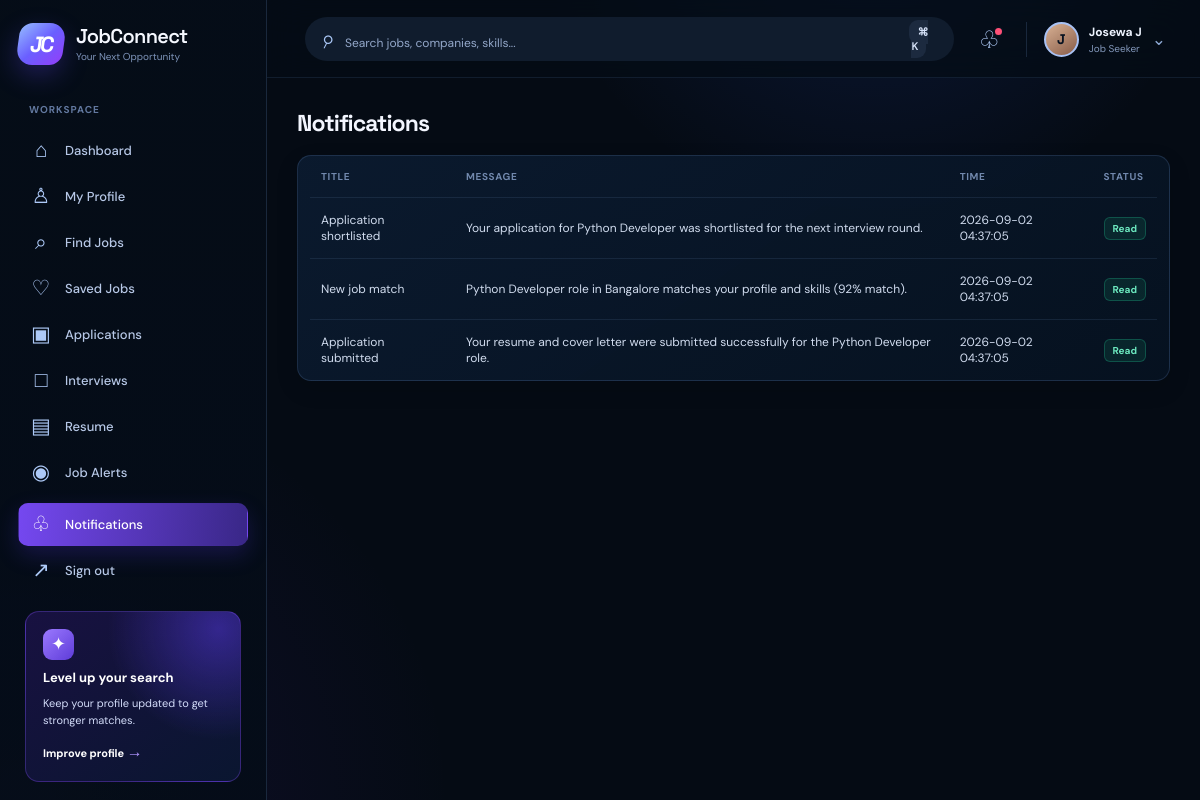
The app's page /notifications (signed in) with its own data.
### tables this page shows
CREATE TABLE users (
            id INTEGER PRIMARY KEY AUTOINCREMENT,
            username TEXT UNIQUE NOT NULL,
            full_name TEXT NOT NULL,
            email TEXT UNIQUE NOT NULL,
            phone TEXT,
            password_hash TEXT NOT NULL,
            role TEXT NOT NULL,
            location TEXT,
            profile_image TEXT,
            created_at TEXT NOT NULL DEFAULT CURRENT_TIMESTAMP
        );

CREATE TABLE notifications (
            id INTEGER PRIMARY KEY AUTOINCREMENT,
            user_id INTEGER NOT NULL,
            title TEXT NOT NULL,
            message TEXT NOT NULL,
            is_read INTEGER DEFAULT 0,
            created_at TEXT NOT NULL DEFAULT CURRENT_TIMESTAMP,
            FOREIGN KEY(user_id) REFERENCES users(id)
        );

### backend/app.py (the view)
@app.route("/notifications")
@login_required
def notifications_page():
    user = get_current_user()
    conn = get_db_connection()
    rows = conn.execute("SELECT * FROM notifications WHERE user_id = ? ORDER BY created_at DESC", (user["id"],)).fetchall()
    conn.execute("UPDATE notifications SET is_read = 1 WHERE user_id = ?", (user["id"],))
    conn.commit(); conn.close()
    return render_template("notifications.html", notifications=[dict(row) for row in rows], user=user)

### backend/app.py (called while the page is built, shortened)
def login_required(view):
    @wraps(view)
    def wrapped(*args, **kwargs):
        if not session.get("user_id"):
            flash("Please log in to continue.", "error")
            return redirect(url_for("login"))
        return view(*args, **kwargs)
    return wrapped

def get_current_user():
    user_id = session.get("user_id")
    if not user_id:
        return None
    conn = get_db_connection()
    user = conn.execute("SELECT * FROM users WHERE id = ?", (user_id,)).fetchone()
    conn.close()
    return dict(user) if user else None

def ensure_demo_data():
    conn = get_db_connection()
    user_count = conn.execute("SELECT COUNT(*) FROM users").fetchone()[0]
    if user_count > 0:
        conn.close()
        return

@app.before_request
def setup_demo_data():
    init_db()
    ensure_demo_data()

@app.context_processor
def inject_user():
    return {"current_user": get_current_user()}

### backend/database.py (called while the page is built)
def get_db_connection():
    conn = sqlite3.connect(DB_PATH)
    conn.row_factory = sqlite3.Row
    return conn

### frontend/templates/notifications.html (shortened to what this page needs)
{% extends 'base.html' %}
{% block content %}
<div class="container" style="max-width: 900px;">
  <div class="section-heading">
    <h2>Notifications</h2>
  </div>
  <div class="table-wrap">
    <table>
      <thead>
        <tr>
          <th>Title</th>
          <th>Message</th>
          <th>Time</th>
          <th>Status</th>
        </tr>
      </thead>
      <tbody>
        {% for note in notifications %}
        <tr>
          <td>{{ note.title }}</td>
          <td>{{ note.message }}</td>
          <td>{{ note.created_at[:19] }}</td>
          <td>{% if note.is_read %}<span class="badge success">Read</span>{% else %}<span class="badge warning">Unread</span>{% endif %}</td>
        </tr>
        {% else %}
        <tr><td colspan="4">No notifications available.</td></tr>
        {% endfor %}
      </tbody>
    </table>
  </div>
</div>
{% endblock %}

### frontend/templates/base.html (shortened to what this page needs)
<!DOCTYPE html>
<html lang="en">
  <head>
    <link rel="stylesheet" href="{{ url_for('static', filename='css/style.css', v='8') }}" />
  </head>
  <body>
    {% set active = request.endpoint or '' %}
    <div class="page-shell {% if current_user %}signed-in{% else %}guest-shell{% endif %}">
      {% if current_user %}
      <aside class="sidebar" id="sidebar">
        <a class="brand-wrap" href="{{ url_for('dashboard') }}" aria-label="JobConnect dashboard">
          <span class="brand-mark">JC</span>
          <span><span class="brand-name">JobConnect</span><span class="brand-tag">Your Next Opportunity</span></span>
        </a>
        <nav class="sidebar-nav" aria-label="Main navigation">
          <p class="nav-label">Workspace</p>
          <a class="nav-link {% if active == 'dashboard' %}active{% endif %}" href="{{ url_for('dashboard') }}"><span class="nav-icon">⌂</span>Dashboard</a>
          {% if current_user.role == 'job_seeker' %}
          <a class="nav-link {% if active == 'profile' %}active{% endif %}" href="{{ url_for('profile') }}"><span class="nav-icon">♙</span>My Profile</a>
          <a class="nav-link {% if active == 'jobs' or active == 'search_results' or active == 'job_detail' %}active{% endif %}" href="{{ url_for('jobs') }}"><span class="nav-icon">⌕</span>Find Jobs</a>
          <a class="nav-link {% if active == 'saved_jobs' %}active{% endif %}" href="{{ url_for('saved_jobs') }}"><span class="nav-icon">♡</span>Saved Jobs</a>
          <a class="nav-link {% if active == 'applications_page' or active == 'application_detail' %}active{% endif %}" href="{{ url_for('applications_page') }}"><span class="nav-icon">▣</span>Applications</a>
          <a class="nav-link {% if active == 'interviews_page' or active == 'interview_detail' %}active{% endif %}" href="{{ url_for('interviews_page') }}"><span class="nav-icon">□</span>Interviews</a>
          <a class="nav-link {% if active == 'resume_management' %}active{% endif %}" href="{{ url_for('resume_management') }}"><span class="nav-icon">▤</span>Resume</a>
          <a class="nav-link {% if active == 'job_alerts' %}active{% endif %}" href="{{ url_for('job_alerts') }}"><span class="nav-icon">◉</span>Job Alerts</a>
          {% else %}
          <a class="nav-link {% if active == 'admin_users' %}active{% endif %}" href="{{ url_for('admin_users') }}"><span class="nav-icon">♙</span>Users</a>
          <a class="nav-link {% if active == 'admin_jobs' %}active{% endif %}" href="{{ url_for('admin_jobs') }}"><span class="nav-icon">▣</span>Job Listings</a>
          {% endif %}
        </nav>
        <div class="sidebar-bottom">
          <a class="nav-link {% if active == 'notifications_page' %}active{% endif %}" href="{{ url_for('notifications_page') }}"><span class="nav-icon">♧</span>Notifications</a>
          <a class="nav-link" href="{{ url_for('logout') }}"><span class="nav-icon">↗</span>Sign out</a>
          <div class="upgrade-card">
            <span class="upgrade-icon">✦</span><strong>Level up your search</strong>
            <span>Keep your profile updated to get stronger matches.</span>
            <a href="{{ url_for('profile') if current_user.role != 'admin' else url_for('dashboard') }}">Improve profile <b>→</b></a>
          </div>
        </div>
      </aside>
      <div class="workspace">
        <header class="topbar">
          <form method="GET" action="{{ url_for('search_results') }}" class="search-form">
            <span class="search-icon">⌕</span><input type="text" name="q" placeholder="Search jobs, companies, skills..." value="{{ request.args.get('q', '') }}" />
            <button type="submit" aria-label="Search">Search <kbd>⌘ K</kbd></button>
          </form>
          <div class="topbar-actions">
            <a href="{{ url_for('notifications_page') }}" class="round-action" aria-label="Notifications">♧</a>
            <a href="{{ url_for('profile') if current_user.role != 'admin' else url_for('dashboard') }}" class="user-menu"><span class="avatar">{{ current_user.full_name[:1]|upper }}</span><span class="user-menu-text"><b>{{ current_user.full_name }}</b><small>{{ current_user.role|replace('_', ' ')|title }}</small></span><span class="chevron">⌄</span></a>
          </div>
        </header>
      {% endif %}
      <main class="{% if current_user %}main-content{% else %}landing-main{% endif %}">{% block content %}{% endblock %}</main>
      {% if current_user %}</div>{% endif %}
    </div>
  </body>
</html>

### records on screen
users: full_name "J", full_name "Josewa J", role "Job Seeker"
notifications: title "Application shortlisted", message "Your application for Python Developer was shortlisted for the next interview round.", created_at "2026-09-02 04:37:05", is_read "Read"
notifications: title "New job match", message "Python Developer role in Bangalore matches your profile and skills (92% match).", created_at "2026-09-02 04:37:05", is_read "Read"
notifications: title "Application submitted", message "Your resume and cover letter were submitted successfully for the Python Developer role.", created_at "2026-09-02 04:37:05", is_read "Read"
